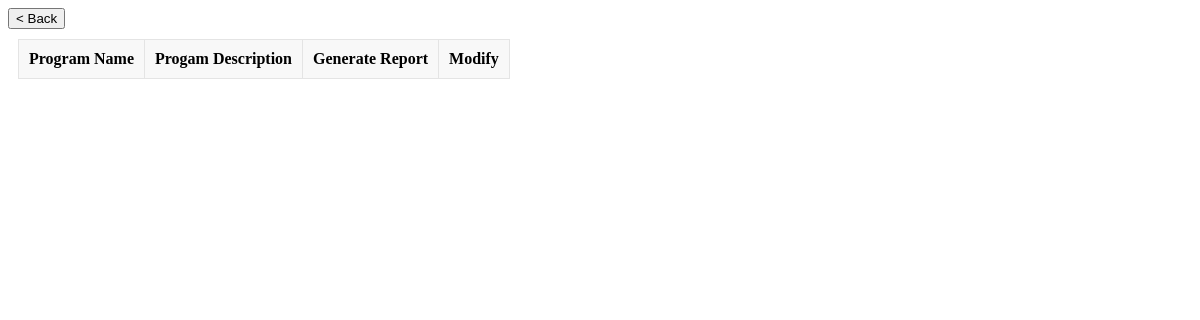
The app's page /admin/view_programs (signed in), older data.
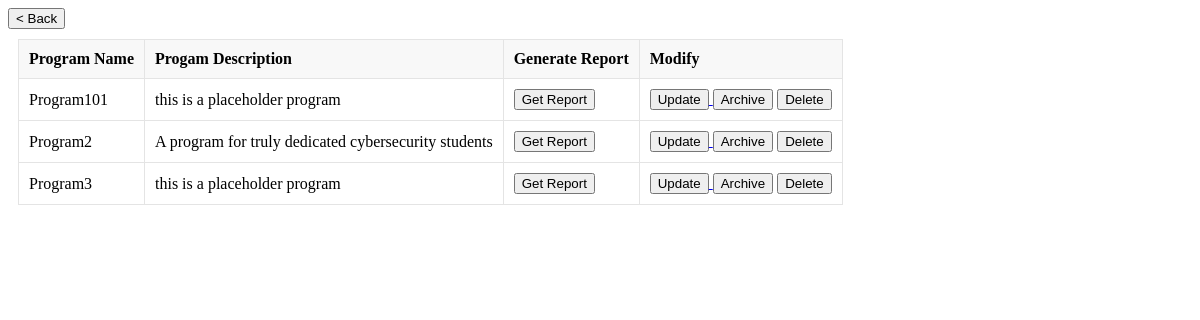
The same page, newer data.
### tables this page shows
CREATE TABLE Programs (
                    program_num INTEGER PRIMARY KEY AUTOINCREMENT,
                    name TEXT,
                    description TEXT,
                    archived INTEGER
                    );

### routes/admin.py (the view)
@admin_bp.route('/view_programs', methods=['GET'])
@login_required
def view_all_programs():
    conn = get_db_connection()
    programs = get_all_programs(conn)
    conn.close()
    return render_template("admin_view_programs.html", programs=programs)

### app.py (called while the page is built)
@login_manager.user_loader
def load_user(UIN):
    return User(UIN)

### db.py (called while the page is built)
def get_db_connection():
    conn = sqlite3.connect('database.db')
    conn.row_factory = sqlite3.Row
    return conn

### util/Programs.py (called while the page is built)
def get_all_programs(conn):
  return conn.execute('SELECT * FROM Programs').fetchall()

### templates/admin_view_programs.html (shortened to what this page needs)
<!DOCTYPE html>
<html lang="en">
<head>
  <link rel="stylesheet" href="../static/general.css">
</head>
<body>
  <a href="{{url_for('home')}}">
    <button>< Back</button>
  </a>
  <table>
    <tr>
      <th>Program Name</th>
      <th>Progam Description</th>
      <th>Generate Report</th>
      <th>Modify</th>
    </tr>
    {% for program in programs %}
    <tr>
      <td>{{ program.name }}</td>
      <td>{{ program.description }}</td>
      <td>
        <button>Get Report</button>
      </td>
      <td>
        <a href="/admin/update_program/{{program.program_num}}">
          <button>Update</button>
        </a>
        {% if program.archived %}
          <button onclick="archiveProgram({{program.program_num}}, 0)">Unarchive</button>
        {% else %}
          <button onclick="archiveProgram({{program.program_num}}, 1)">Archive</button>
        {% endif %}
        <button onclick="deleteProgram({{program.program_num}})">Delete</button>
      </td>
    </tr>
    {% endfor %}
  </table>
</body>
</html>

### static/general.css (style rules this page uses)
table { border-collapse: collapse; margin: 10px; }
table, th, td { border: 1px solid #e4e4e4; }
th, td { padding: 10px; text-align: left; }
th { background-color: #f8f8f8; }

Row changes from the older to the newer data that the page shows:
added Programs: name "Program101", description "this is a placeholder program"
added Programs: name "Program2", description "A program for truly dedicated cybersecurity students"
added Programs: name "Program3", description "this is a placeholder program"
